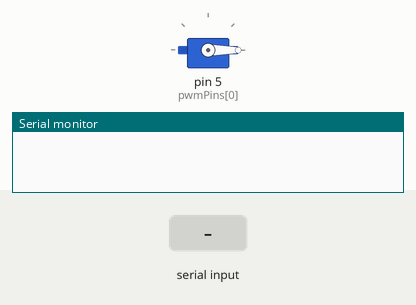
Recording of a sketch running on a simulated Arduino Uno, built with avr-gcc and run on an emulated ATmega328P. On the bench: servo, the last lines printed to the serial monitor. Inputs (shaded band) come from the test bench.

Above: at 1.2 s.
1.3 s: "90,45\n" received over Serial
At 2.1 s:
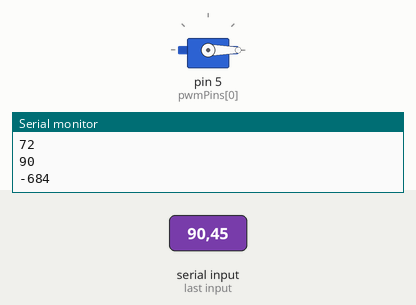
2.8 s: "30,150\n" received over Serial
At 3.3 s:
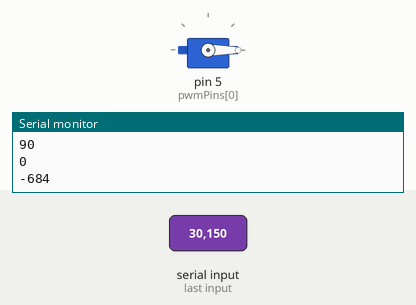
4.3 s: "200\n" received over Serial
At 4.6 s:
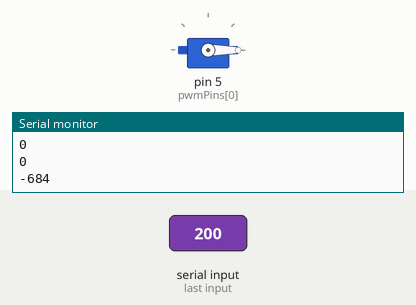
5.8 s: "5\n" received over Serial
At 6.9 s:
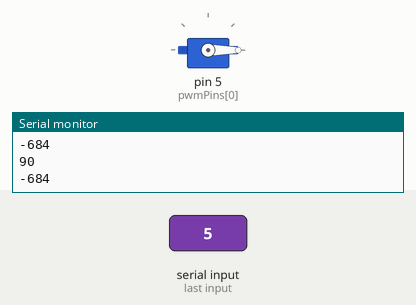
Timing chart, 0 to 8.3 s (numbered marks = the images above; inputs shaded):
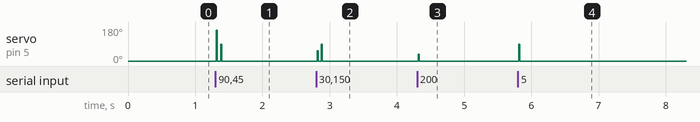

Measured:
- after the input at 1.3 s, servo on pin 5 (pwmPins[0]): 0° → 162° at once, → 0° 0.02 s later, → 90° 0.05 s later, → 0° 0.02 s later
- after the input at 2.8 s, servo on pin 5 (pwmPins[0]): 0° → 54° at once, → 0° 0.02 s later, → 90° 0.05 s later, → 0° 0.02 s later
- after the input at 4.3 s, servo on pin 5 (pwmPins[0]): 0° → 36° at once, → 0° 0.02 s later
- after the input at 5.8 s, servo on pin 5 (pwmPins[0]): 0° → 90° at once, → 0° 0.02 s later

The sketch:

PWM_test.ino
```cpp
//Initializing LED Pin
#include <Servo.h>

// Declare servos
#define NUM_SERVOS 1
Servo servos[NUM_SERVOS];
const int pwmPins[NUM_SERVOS] = {5};

int led_pin = 5;
int angle = 0;
void setup() {
  //Declaring servo pins
  for(int i=0; i< NUM_SERVOS; i++){
    servos[i].attach(pwmPins[i]);
  }
  Serial.begin(115200);
}
void loop() {
  //analogWrite(led_pin, angle);

  uint8_t bt[1];
  uint8_t c;
  servos[0].write(angle);

  c = Serial.readBytes(bt, 1);

  if(c == 1){
    angle = (int) (bt[0]-48)*18.0f;

    Serial.println(angle);
  }

  delay(15);
}
```
